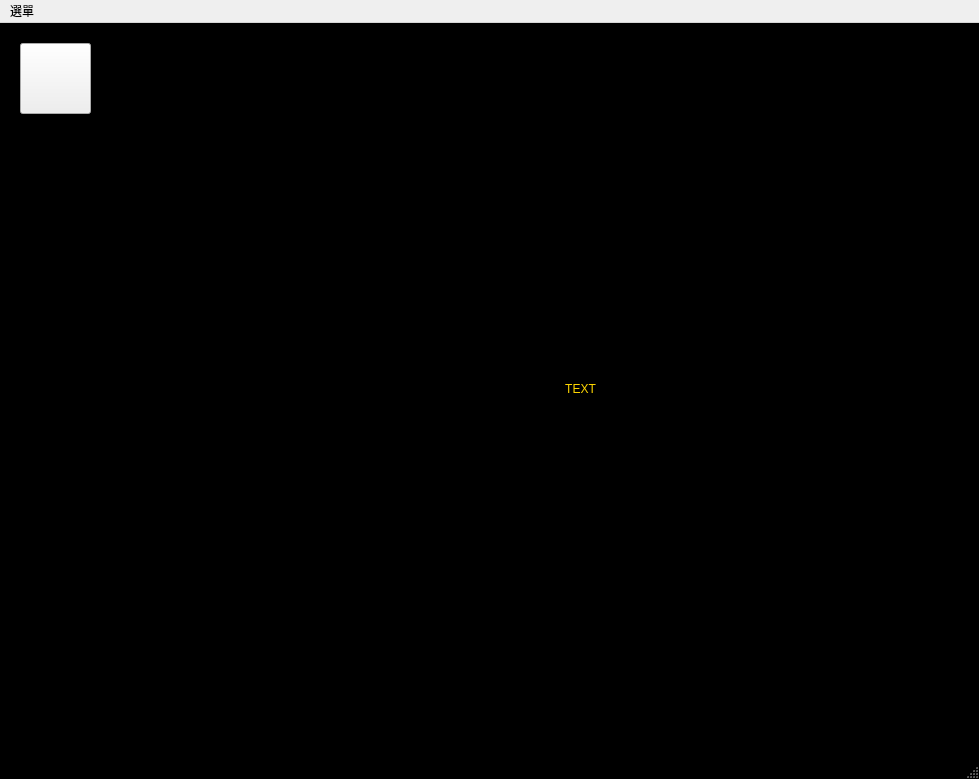
<?xml version="1.0" encoding="UTF-8"?>
<ui version="4.0">
 <class>MainWindow</class>
 <widget class="QMainWindow" name="MainWindow">
  <property name="geometry">
   <rect>
    <x>0</x>
    <y>0</y>
    <width>979</width>
    <height>779</height>
   </rect>
  </property>
  <property name="mouseTracking">
   <bool>false</bool>
  </property>
  <property name="windowTitle">
   <string>影像處理平台</string>
  </property>
  <property name="autoFillBackground">
   <bool>false</bool>
  </property>
  <property name="styleSheet">
   <string notr="true">#MainWindow, #centralwidget, #ImageLabel{
	background-color : rgb(0, 0, 0);
	color: gold;
}
#File_Btn{
	border-image:url(image/Setting_icon.ico) 0 0 0 0 stretch  stretch;
}</string>
  </property>
  <widget class="QWidget" name="centralwidget">
   <widget class="QPushButton" name="File_Btn">
    <property name="geometry">
     <rect>
      <x>20</x>
      <y>20</y>
      <width>71</width>
      <height>71</height>
     </rect>
    </property>
    <property name="font">
     <font>
      <family>標楷體</family>
      <pointsize>16</pointsize>
     </font>
    </property>
    <property name="contextMenuPolicy">
     <enum>Qt::DefaultContextMenu</enum>
    </property>
   </widget>
   <widget class="QLabel" name="ImageLabel">
    <property name="geometry">
     <rect>
      <x>190</x>
      <y>0</y>
      <width>781</width>
      <height>731</height>
     </rect>
    </property>
    <property name="mouseTracking">
     <bool>false</bool>
    </property>
    <property name="autoFillBackground">
     <bool>false</bool>
    </property>
    <property name="frameShape">
     <enum>QFrame::NoFrame</enum>
    </property>
    <property name="text">
     <string>TEXT</string>
    </property>
    <property name="alignment">
     <set>Qt::AlignCenter</set>
    </property>
   </widget>
  </widget>
  <widget class="QMenuBar" name="menubar">
   <property name="geometry">
    <rect>
     <x>0</x>
     <y>0</y>
     <width>979</width>
     <height>21</height>
    </rect>
   </property>
   <widget class="QMenu" name="menu">
    <property name="title">
     <string>選單</string>
    </property>
    <addaction name="actionOpen_File"/>
    <addaction name="actionClose"/>
   </widget>
   <addaction name="menu"/>
  </widget>
  <widget class="QStatusBar" name="statusbar">
   <property name="enabled">
    <bool>true</bool>
   </property>
   <property name="sizeGripEnabled">
    <bool>true</bool>
   </property>
  </widget>
  <action name="actionOpen_File">
   <property name="text">
    <string>Open File</string>
   </property>
   <property name="shortcut">
    <string>Ctrl+O</string>
   </property>
  </action>
  <action name="actionClose">
   <property name="text">
    <string>Close</string>
   </property>
  </action>
 </widget>
 <resources/>
 <connections/>
</ui>
